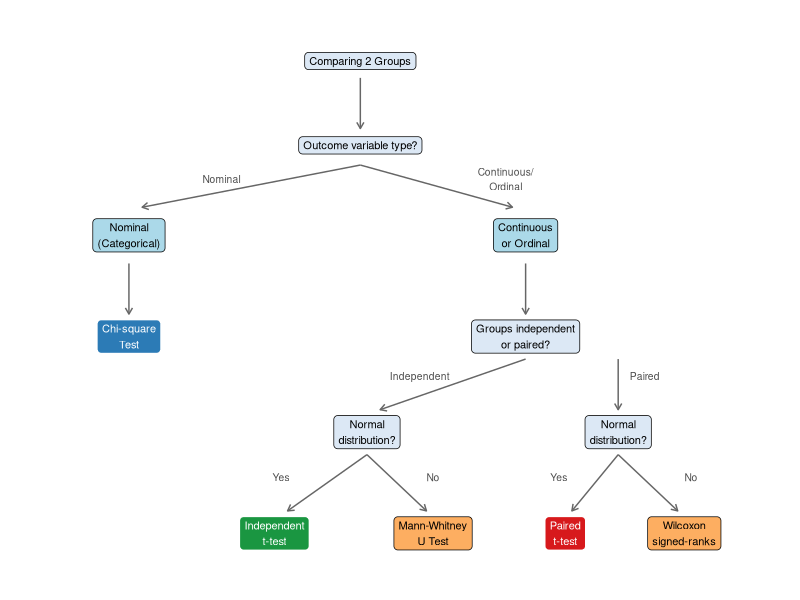

The R source for this figure:
## ---- chunk 1
#| label: setup
#| include: false

library(ggplot2)
library(knitr)
library(kableExtra)
library(patchwork)
## ---- chunk 2
#| label: tbl-tails
#| tbl-cap: "One-tailed vs. Two-tailed Tests"

tails <- data.frame(
  Type = c("Two-tailed", "One-tailed (right)", "One-tailed (left)"),
  `H1` = c("mu != mu0  (different from)", "mu > mu0  (greater than)", "mu < mu0  (less than)"),
  `Use When` = c(
    "You want to detect a difference in either direction (most common)",
    "You specifically expect the value to be higher",
    "You specifically expect the value to be lower"
  )
)

kable(tails, col.names = c("Test Type", "H1", "Use When"),
      align = c("l","l","l")) |>
  kable_styling(bootstrap_options = c("striped","hover","bordered"),
                full_width = FALSE, font_size = 13) |>
  column_spec(1, bold = TRUE, color = "#2c7bb6") |>
  row_spec(1, background = "#eaf4fb")
## ---- chunk 3
#| label: tbl-errors
#| tbl-cap: "Type I and Type II Errors in Hypothesis Testing"

errors <- data.frame(
  ` ` = c("Reject H0", "Fail to reject H0"),
 `H0 is actually TRUE` = c("Type I Error (alpha) - False Positive",
                            "Correct Decision"),
  `H0 is actually FALSE` = c("Correct Decision (Power = 1 - beta)",
                             "Type II Error (beta) - False Negative")
)

kable(errors, col.names = c("Our Decision", "H0 is TRUE", "H0 is FALSE"),
      align = c("l","c","c")) |>
  kable_styling(bootstrap_options = c("bordered"),
                full_width = FALSE, font_size = 13) |>
  column_spec(1, bold = TRUE) |>
  column_spec(2, background = c("#fde0d9","#d9f0d3")) |>
  column_spec(3, background = c("#d9f0d3","#fde0d9"))
## ---- chunk 4
#| label: tbl-chisq
#| tbl-cap: "Chi-Square Critical Values at alpha = 0.05"

df_chi  <- 1:10
cv_chi  <- round(qchisq(0.95, df = df_chi), 3)

chi_tab <- data.frame(df = df_chi, critical = cv_chi)

kable(chi_tab, col.names = c("Degrees of Freedom (df)", "chi2 critical value (alpha = 0.05)"),
      align = c("c","c")) |>
  kable_styling(bootstrap_options = c("striped","hover","bordered"),
                full_width = FALSE, font_size = 13) |>
  column_spec(1, bold = TRUE, color = "#2c7bb6") |>
  row_spec(1, background = "#eaf4fb")
## ---- chunk 5
#| label: tbl-wilcoxon
#| tbl-cap: "Blood clotting time using two solutions (n = 8 patients)"

pt   <- 1:8
sol1 <- c(3, 5, 5, 4, 3, 7, 8, 7)
gsol <- c(7, 6, 3, 8, 5, 9, 7, 9)
dif  <- sol1 - gsol

wil <- data.frame(Patient = pt, Shrimp = sol1, Standard = gsol, d = dif)

kable(wil,
      col.names = c("Patient", "Shrimp-shell extract",
                    "Standard solution", "Difference d"),
      align = c("c","c","c","c")) |>
  kable_styling(bootstrap_options = c("striped","hover","bordered"),
                full_width = FALSE, font_size = 12) |>
  row_spec(0, bold = TRUE, color = "white", background = "#2c7bb6")
## ---- chunk 6
#| label: tbl-test-choice
#| tbl-cap: "Guide to Choosing the Correct Statistical Test (Two Groups)"

tests <- data.frame(
  `Data Type` = c("Categorical (Nominal)",
                   "Ordinal or non-normal continuous",
                   "Ordinal or non-normal continuous",
                   "Continuous (normal)",
                   "Continuous (normal)"),
  `Groups` = c("2 independent groups",
                "2 independent groups",
                "2 related (paired) groups",
                "2 independent groups",
                "2 related (paired) groups"),
  `Correct Test` = c("Chi-square test",
                      "Mann-Whitney U test",
                      "Wilcoxon signed-ranks test",
                      "Independent samples t-test",
                      "Paired samples t-test"),
 `SPSS Procedure` = c("Analyze Descriptive Statistics Crosstabs",
 "Analyze Nonparametric Legacy Dialogs 2 Independent Samples",
 "Analyze Nonparametric Legacy Dialogs 2 Related Samples",
 "Analyze Compare Means Independent Samples T Test",
 "Analyze Compare Means Paired Samples T Test")
)

kable(tests,
      col.names = c("Outcome Data Type", "Study Design",
                    "Statistical Test", "SPSS Procedure"),
      align = c("l","l","l","l")) |>
  kable_styling(bootstrap_options = c("striped","hover","bordered"),
                full_width = FALSE, font_size = 12) |>
  column_spec(3, bold = TRUE, color = "#2c7bb6")
## ---- chunk 7
#| label: fig-test-flowchart
#| fig-cap: "Decision flowchart for selecting the correct test (two-group comparisons)"
#| fig-align: center
#| fig-height: 5.4
#| fig-width: 9

boxes <- data.frame(
  x = c(5.5, 5.5, 2.0, 8.0, 2.0, 8.0, 5.6, 9.4, 4.2, 6.6, 8.6, 10.4),
  y = c(9.2, 7.7, 6.1, 6.1, 4.3, 4.3, 2.6, 2.6, 0.8, 0.8, 0.8, 0.8),
  label = c("Comparing 2 Groups", "Outcome variable type?",
            "Nominal\n(Categorical)", "Continuous\nor Ordinal",
            "Chi-square\nTest", "Groups independent\nor paired?",
            "Normal\ndistribution?", "Normal\ndistribution?",
            "Independent\nt-test", "Mann-Whitney\nU Test",
            "Paired\nt-test", "Wilcoxon\nsigned-ranks"),
  fill = c("#dce8f5","#dce8f5","#abd9e9","#abd9e9","#2c7bb6","#dce8f5",
           "#dce8f5","#dce8f5","#1a9641","#fdae61","#d7191c","#fdae61"),
  col  = c("black","black","black","black","white","black",
           "black","black","white","black","white","black")
)

seg <- data.frame(
  x    = c(5.5, 5.5, 5.5, 2.0, 8.0, 8.0, 9.4, 5.6, 5.6, 9.4, 9.4),
  xend = c(5.5, 2.2, 7.8, 2.0, 8.0, 5.8, 9.4, 4.4, 6.5, 8.7, 10.3),
  y    = c(8.9, 7.35, 7.35, 5.6, 5.6, 3.9, 3.9, 2.2, 2.2, 2.2, 2.2),
  yend = c(8.0, 6.6,  6.6,  4.7, 4.7, 3.0, 3.0, 1.2, 1.2, 1.2, 1.2)
)

edge_lab <- data.frame(
  x = c(3.4, 7.7, 6.4, 9.8, 4.3, 6.6, 8.5, 10.5),
  y = c(7.1, 7.1, 3.6, 3.6, 1.8, 1.8, 1.8, 1.8),
  label = c("Nominal","Continuous/\nOrdinal","Independent","Paired",
            "Yes","No","Yes","No")
)

ggplot() +
  geom_segment(data = seg, aes(x = x, xend = xend, y = y, yend = yend),
               arrow = arrow(length = unit(0.18, "cm")), color = "gray40") +
  geom_text(data = edge_lab, aes(x = x, y = y, label = label),
            size = 2.6, color = "gray30") +
  geom_label(data = boxes,
             aes(x = x, y = y, label = label, fill = fill, color = col),
             size = 2.8, label.r = unit(0.3, "lines"),
             label.padding = unit(0.35, "lines"), show.legend = FALSE) +
  scale_fill_identity() + scale_color_identity() +
  scale_x_continuous(limits = c(0.6, 11.6)) +
  scale_y_continuous(limits = c(0.1, 9.8)) +
  theme_void()
## ---- chunk 8
#| label: tbl-expected
#| tbl-cap: "Observed (O) and Expected (E) Frequencies"

obs <- matrix(c(45, 55, 25, 75), nrow=2, byrow=TRUE)
row_totals <- rowSums(obs)
col_totals <- colSums(obs)
n <- sum(obs)

exp_freq <- outer(row_totals, col_totals) / n

result_tab <- data.frame(
  Group = c("Smoker", "Non-smoker"),
  O_hyp  = obs[,1],
  E_hyp  = exp_freq[,1],
  O_no   = obs[,2],
  E_no   = exp_freq[,2]
)

kable(result_tab,
      col.names = c("Group","O (Hyp.)","E (Hyp.)","O (No Hyp.)","E (No Hyp.)"),
      align = rep("c",5), digits = 2) |>
  kable_styling(bootstrap_options = c("striped","hover","bordered"),
                full_width = FALSE, font_size = 13) |>
  column_spec(1, bold = TRUE)
## ---- chunk 9
#| label: tbl-paired
#| tbl-cap: "DBP Before and After Lifestyle Intervention (n = 10 patients)"

set.seed(7)
before <- c(92, 88, 95, 100, 85, 97, 90, 94, 88, 96)
after  <- c(85, 82, 89, 91,  80, 88, 84, 87, 83, 88)
d      <- before - after

pair_tab <- data.frame(
  Patient = paste0("Patient ", 1:10),
  Before  = before,
  After   = after,
  d       = d
)

kable(pair_tab,
      col.names = c("Patient", "DBP Before (mmHg)",
                    "DBP After (mmHg)", "Difference d = Before - After"),
      align = c("l","c","c","c")) |>
  kable_styling(bootstrap_options = c("striped","hover","bordered"),
                full_width = FALSE, font_size = 13) |>
  column_spec(4, bold = TRUE, color = "#2c7bb6") |>
  row_spec(0, bold = TRUE, color = "white", background = "#2c7bb6")
